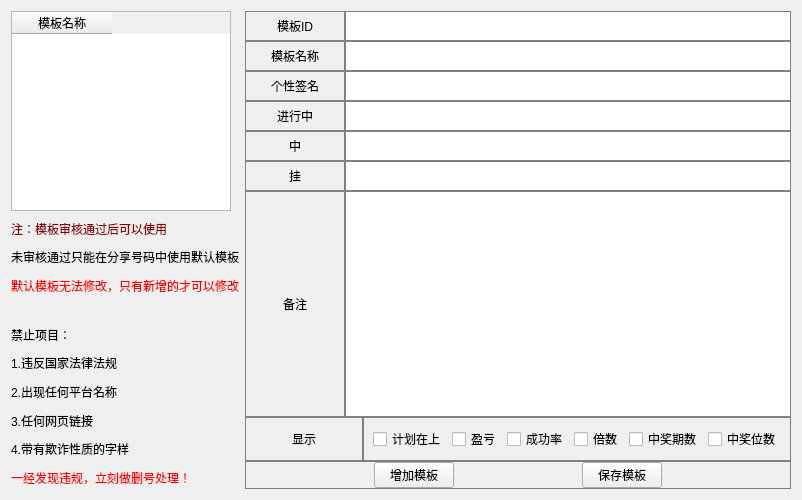
<?xml version="1.0" encoding="UTF-8"?>
<ui version="4.0">
 <class>plantemplate</class>
 <widget class="QWidget" name="plantemplate">
  <property name="geometry">
   <rect>
    <x>0</x>
    <y>0</y>
    <width>802</width>
    <height>500</height>
   </rect>
  </property>
  <property name="windowTitle">
   <string>Form</string>
  </property>
  <layout class="QVBoxLayout" name="verticalLayout_6">
   <item>
    <layout class="QHBoxLayout" name="horizontalLayout_11">
     <item>
      <layout class="QVBoxLayout" name="verticalLayout_2">
       <item>
        <widget class="QTableWidget" name="tableWidget">
         <property name="maximumSize">
          <size>
           <width>220</width>
           <height>200</height>
          </size>
         </property>
         <column>
          <property name="text">
           <string>模板名称</string>
          </property>
         </column>
        </widget>
       </item>
       <item>
        <layout class="QVBoxLayout" name="verticalLayout">
         <item>
          <widget class="QLabel" name="label">
           <property name="styleSheet">
            <string notr="true">color:darkred;</string>
           </property>
           <property name="text">
            <string>注：模板审核通过后可以使用</string>
           </property>
          </widget>
         </item>
         <item>
          <widget class="QLabel" name="label_2">
           <property name="text">
            <string>未审核通过只能在分享号码中使用默认模板</string>
           </property>
          </widget>
         </item>
         <item>
          <widget class="QLabel" name="label_3">
           <property name="styleSheet">
            <string notr="true">color:red;</string>
           </property>
           <property name="text">
            <string>默认模板无法修改，只有新增的才可以修改</string>
           </property>
          </widget>
         </item>
         <item>
          <spacer name="horizontalSpacer">
           <property name="orientation">
            <enum>Qt::Horizontal</enum>
           </property>
           <property name="sizeType">
            <enum>QSizePolicy::Maximum</enum>
           </property>
           <property name="sizeHint" stdset="0">
            <size>
             <width>40</width>
             <height>20</height>
            </size>
           </property>
          </spacer>
         </item>
         <item>
          <widget class="QLabel" name="label_4">
           <property name="text">
            <string>禁止项目：</string>
           </property>
          </widget>
         </item>
         <item>
          <widget class="QLabel" name="label_5">
           <property name="text">
            <string>1.违反国家法律法规</string>
           </property>
          </widget>
         </item>
         <item>
          <widget class="QLabel" name="label_6">
           <property name="text">
            <string>2.出现任何平台名称</string>
           </property>
          </widget>
         </item>
         <item>
          <widget class="QLabel" name="label_7">
           <property name="text">
            <string>3.任何网页链接</string>
           </property>
          </widget>
         </item>
         <item>
          <widget class="QLabel" name="label_8">
           <property name="text">
            <string>4.带有欺诈性质的字样</string>
           </property>
          </widget>
         </item>
         <item>
          <widget class="QLabel" name="label_9">
           <property name="styleSheet">
            <string notr="true">color:red;</string>
           </property>
           <property name="text">
            <string>一经发现违规，立刻做删号处理！</string>
           </property>
          </widget>
         </item>
        </layout>
       </item>
      </layout>
     </item>
     <item>
      <layout class="QVBoxLayout" name="verticalLayout_5">
       <property name="spacing">
        <number>0</number>
       </property>
       <item>
        <layout class="QHBoxLayout" name="horizontalLayout">
         <property name="spacing">
          <number>0</number>
         </property>
         <item>
          <widget class="QLabel" name="label_10">
           <property name="minimumSize">
            <size>
             <width>100</width>
             <height>0</height>
            </size>
           </property>
           <property name="styleSheet">
            <string notr="true"> border: 0.5px solid;
border-color: gray;</string>
           </property>
           <property name="text">
            <string>模板ID</string>
           </property>
           <property name="alignment">
            <set>Qt::AlignCenter</set>
           </property>
          </widget>
         </item>
         <item>
          <widget class="QLineEdit" name="lineEdit">
           <property name="minimumSize">
            <size>
             <width>0</width>
             <height>30</height>
            </size>
           </property>
           <property name="styleSheet">
            <string notr="true"> border: 0.5px solid;
border-color: gray;</string>
           </property>
          </widget>
         </item>
        </layout>
       </item>
       <item>
        <layout class="QHBoxLayout" name="horizontalLayout_2">
         <property name="spacing">
          <number>0</number>
         </property>
         <item>
          <widget class="QLabel" name="label_11">
           <property name="minimumSize">
            <size>
             <width>100</width>
             <height>0</height>
            </size>
           </property>
           <property name="styleSheet">
            <string notr="true"> border: 0.5px solid;
border-color: gray;</string>
           </property>
           <property name="text">
            <string>模板名称</string>
           </property>
           <property name="alignment">
            <set>Qt::AlignCenter</set>
           </property>
          </widget>
         </item>
         <item>
          <widget class="QLineEdit" name="lineEdit_2">
           <property name="minimumSize">
            <size>
             <width>0</width>
             <height>30</height>
            </size>
           </property>
           <property name="styleSheet">
            <string notr="true"> border: 0.5px solid;
border-color: gray;</string>
           </property>
          </widget>
         </item>
        </layout>
       </item>
       <item>
        <layout class="QHBoxLayout" name="horizontalLayout_3">
         <property name="spacing">
          <number>0</number>
         </property>
         <item>
          <widget class="QLabel" name="label_12">
           <property name="minimumSize">
            <size>
             <width>100</width>
             <height>0</height>
            </size>
           </property>
           <property name="styleSheet">
            <string notr="true"> border: 0.5px solid;
border-color: gray;</string>
           </property>
           <property name="text">
            <string>个性签名</string>
           </property>
           <property name="alignment">
            <set>Qt::AlignCenter</set>
           </property>
          </widget>
         </item>
         <item>
          <widget class="QLineEdit" name="lineEdit_3">
           <property name="minimumSize">
            <size>
             <width>0</width>
             <height>30</height>
            </size>
           </property>
           <property name="styleSheet">
            <string notr="true"> border: 0.5px solid;
border-color: gray;</string>
           </property>
          </widget>
         </item>
        </layout>
       </item>
       <item>
        <layout class="QHBoxLayout" name="horizontalLayout_4">
         <property name="spacing">
          <number>0</number>
         </property>
         <item>
          <widget class="QLabel" name="label_13">
           <property name="minimumSize">
            <size>
             <width>100</width>
             <height>0</height>
            </size>
           </property>
           <property name="styleSheet">
            <string notr="true"> border: 0.5px solid;
border-color: gray;</string>
           </property>
           <property name="text">
            <string>进行中</string>
           </property>
           <property name="alignment">
            <set>Qt::AlignCenter</set>
           </property>
          </widget>
         </item>
         <item>
          <widget class="QLineEdit" name="lineEdit_4">
           <property name="minimumSize">
            <size>
             <width>0</width>
             <height>30</height>
            </size>
           </property>
           <property name="styleSheet">
            <string notr="true"> border: 0.5px solid;
border-color: gray;</string>
           </property>
          </widget>
         </item>
        </layout>
       </item>
       <item>
        <layout class="QHBoxLayout" name="horizontalLayout_5">
         <property name="spacing">
          <number>0</number>
         </property>
         <item>
          <widget class="QLabel" name="label_14">
           <property name="minimumSize">
            <size>
             <width>100</width>
             <height>0</height>
            </size>
           </property>
           <property name="styleSheet">
            <string notr="true"> border: 0.5px solid;
border-color: gray;</string>
           </property>
           <property name="text">
            <string>中</string>
           </property>
           <property name="alignment">
            <set>Qt::AlignCenter</set>
           </property>
          </widget>
         </item>
         <item>
          <widget class="QLineEdit" name="lineEdit_5">
           <property name="minimumSize">
            <size>
             <width>0</width>
             <height>30</height>
            </size>
           </property>
           <property name="styleSheet">
            <string notr="true"> border: 0.5px solid;
border-color: gray;</string>
           </property>
          </widget>
         </item>
        </layout>
       </item>
       <item>
        <layout class="QHBoxLayout" name="horizontalLayout_6">
         <property name="spacing">
          <number>0</number>
         </property>
         <item>
          <widget class="QLabel" name="label_15">
           <property name="minimumSize">
            <size>
             <width>100</width>
             <height>0</height>
            </size>
           </property>
           <property name="styleSheet">
            <string notr="true"> border: 0.5px solid;
border-color: gray;</string>
           </property>
           <property name="text">
            <string>挂</string>
           </property>
           <property name="alignment">
            <set>Qt::AlignCenter</set>
           </property>
          </widget>
         </item>
         <item>
          <widget class="QLineEdit" name="lineEdit_6">
           <property name="minimumSize">
            <size>
             <width>0</width>
             <height>30</height>
            </size>
           </property>
           <property name="styleSheet">
            <string notr="true"> border: 0.5px solid;
border-color: gray;</string>
           </property>
          </widget>
         </item>
        </layout>
       </item>
       <item>
        <layout class="QHBoxLayout" name="horizontalLayout_8">
         <property name="spacing">
          <number>0</number>
         </property>
         <item>
          <widget class="QLabel" name="label_16">
           <property name="minimumSize">
            <size>
             <width>100</width>
             <height>0</height>
            </size>
           </property>
           <property name="styleSheet">
            <string notr="true"> border: 0.5px solid;
border-color: gray;</string>
           </property>
           <property name="text">
            <string>备注</string>
           </property>
           <property name="alignment">
            <set>Qt::AlignCenter</set>
           </property>
          </widget>
         </item>
         <item>
          <widget class="QTextEdit" name="textEdit">
           <property name="styleSheet">
            <string notr="true"> border: 0.5px solid;
border-color: gray;</string>
           </property>
          </widget>
         </item>
        </layout>
       </item>
       <item>
        <layout class="QHBoxLayout" name="horizontalLayout_9">
         <property name="spacing">
          <number>0</number>
         </property>
         <item>
          <widget class="QLabel" name="label_17">
           <property name="minimumSize">
            <size>
             <width>100</width>
             <height>0</height>
            </size>
           </property>
           <property name="styleSheet">
            <string notr="true"> border: 0.5px solid;
border-color: gray;</string>
           </property>
           <property name="text">
            <string>显示</string>
           </property>
           <property name="alignment">
            <set>Qt::AlignCenter</set>
           </property>
          </widget>
         </item>
         <item>
          <widget class="QFrame" name="frame">
           <property name="styleSheet">
            <string notr="true">QFrame
{
border: 0.5px solid;
border-color: gray;
}
</string>
           </property>
           <property name="frameShape">
            <enum>QFrame::StyledPanel</enum>
           </property>
           <property name="frameShadow">
            <enum>QFrame::Raised</enum>
           </property>
           <layout class="QVBoxLayout" name="verticalLayout_3">
            <item>
             <layout class="QHBoxLayout" name="horizontalLayout_7">
              <item>
               <widget class="QCheckBox" name="checkBox">
                <property name="text">
                 <string>计划在上</string>
                </property>
               </widget>
              </item>
              <item>
               <widget class="QCheckBox" name="checkBox_2">
                <property name="text">
                 <string>盈亏</string>
                </property>
               </widget>
              </item>
              <item>
               <widget class="QCheckBox" name="checkBox_3">
                <property name="text">
                 <string>成功率</string>
                </property>
               </widget>
              </item>
              <item>
               <widget class="QCheckBox" name="checkBox_4">
                <property name="text">
                 <string>倍数</string>
                </property>
               </widget>
              </item>
              <item>
               <widget class="QCheckBox" name="checkBox_6">
                <property name="text">
                 <string>中奖期数</string>
                </property>
               </widget>
              </item>
              <item>
               <widget class="QCheckBox" name="checkBox_5">
                <property name="text">
                 <string>中奖位数</string>
                </property>
               </widget>
              </item>
             </layout>
            </item>
           </layout>
          </widget>
         </item>
        </layout>
       </item>
       <item>
        <widget class="QFrame" name="frame_2">
         <property name="styleSheet">
          <string notr="true">QFrame{

 border: 0.5px solid;
border-color: gray;}
</string>
         </property>
         <property name="frameShape">
          <enum>QFrame::StyledPanel</enum>
         </property>
         <property name="frameShadow">
          <enum>QFrame::Raised</enum>
         </property>
         <layout class="QVBoxLayout" name="verticalLayout_4">
          <property name="spacing">
           <number>0</number>
          </property>
          <property name="leftMargin">
           <number>0</number>
          </property>
          <property name="topMargin">
           <number>0</number>
          </property>
          <property name="rightMargin">
           <number>0</number>
          </property>
          <property name="bottomMargin">
           <number>0</number>
          </property>
          <item>
           <layout class="QHBoxLayout" name="horizontalLayout_10">
            <item>
             <spacer name="horizontalSpacer_2">
              <property name="orientation">
               <enum>Qt::Horizontal</enum>
              </property>
              <property name="sizeHint" stdset="0">
               <size>
                <width>40</width>
                <height>20</height>
               </size>
              </property>
             </spacer>
            </item>
            <item>
             <widget class="QPushButton" name="pushButton">
              <property name="text">
               <string>增加模板</string>
              </property>
             </widget>
            </item>
            <item>
             <spacer name="horizontalSpacer_4">
              <property name="orientation">
               <enum>Qt::Horizontal</enum>
              </property>
              <property name="sizeHint" stdset="0">
               <size>
                <width>40</width>
                <height>20</height>
               </size>
              </property>
             </spacer>
            </item>
            <item>
             <widget class="QPushButton" name="pushButton_2">
              <property name="text">
               <string>保存模板</string>
              </property>
             </widget>
            </item>
            <item>
             <spacer name="horizontalSpacer_3">
              <property name="orientation">
               <enum>Qt::Horizontal</enum>
              </property>
              <property name="sizeHint" stdset="0">
               <size>
                <width>40</width>
                <height>20</height>
               </size>
              </property>
             </spacer>
            </item>
           </layout>
          </item>
         </layout>
        </widget>
       </item>
      </layout>
     </item>
    </layout>
   </item>
  </layout>
 </widget>
 <resources/>
 <connections/>
</ui>
